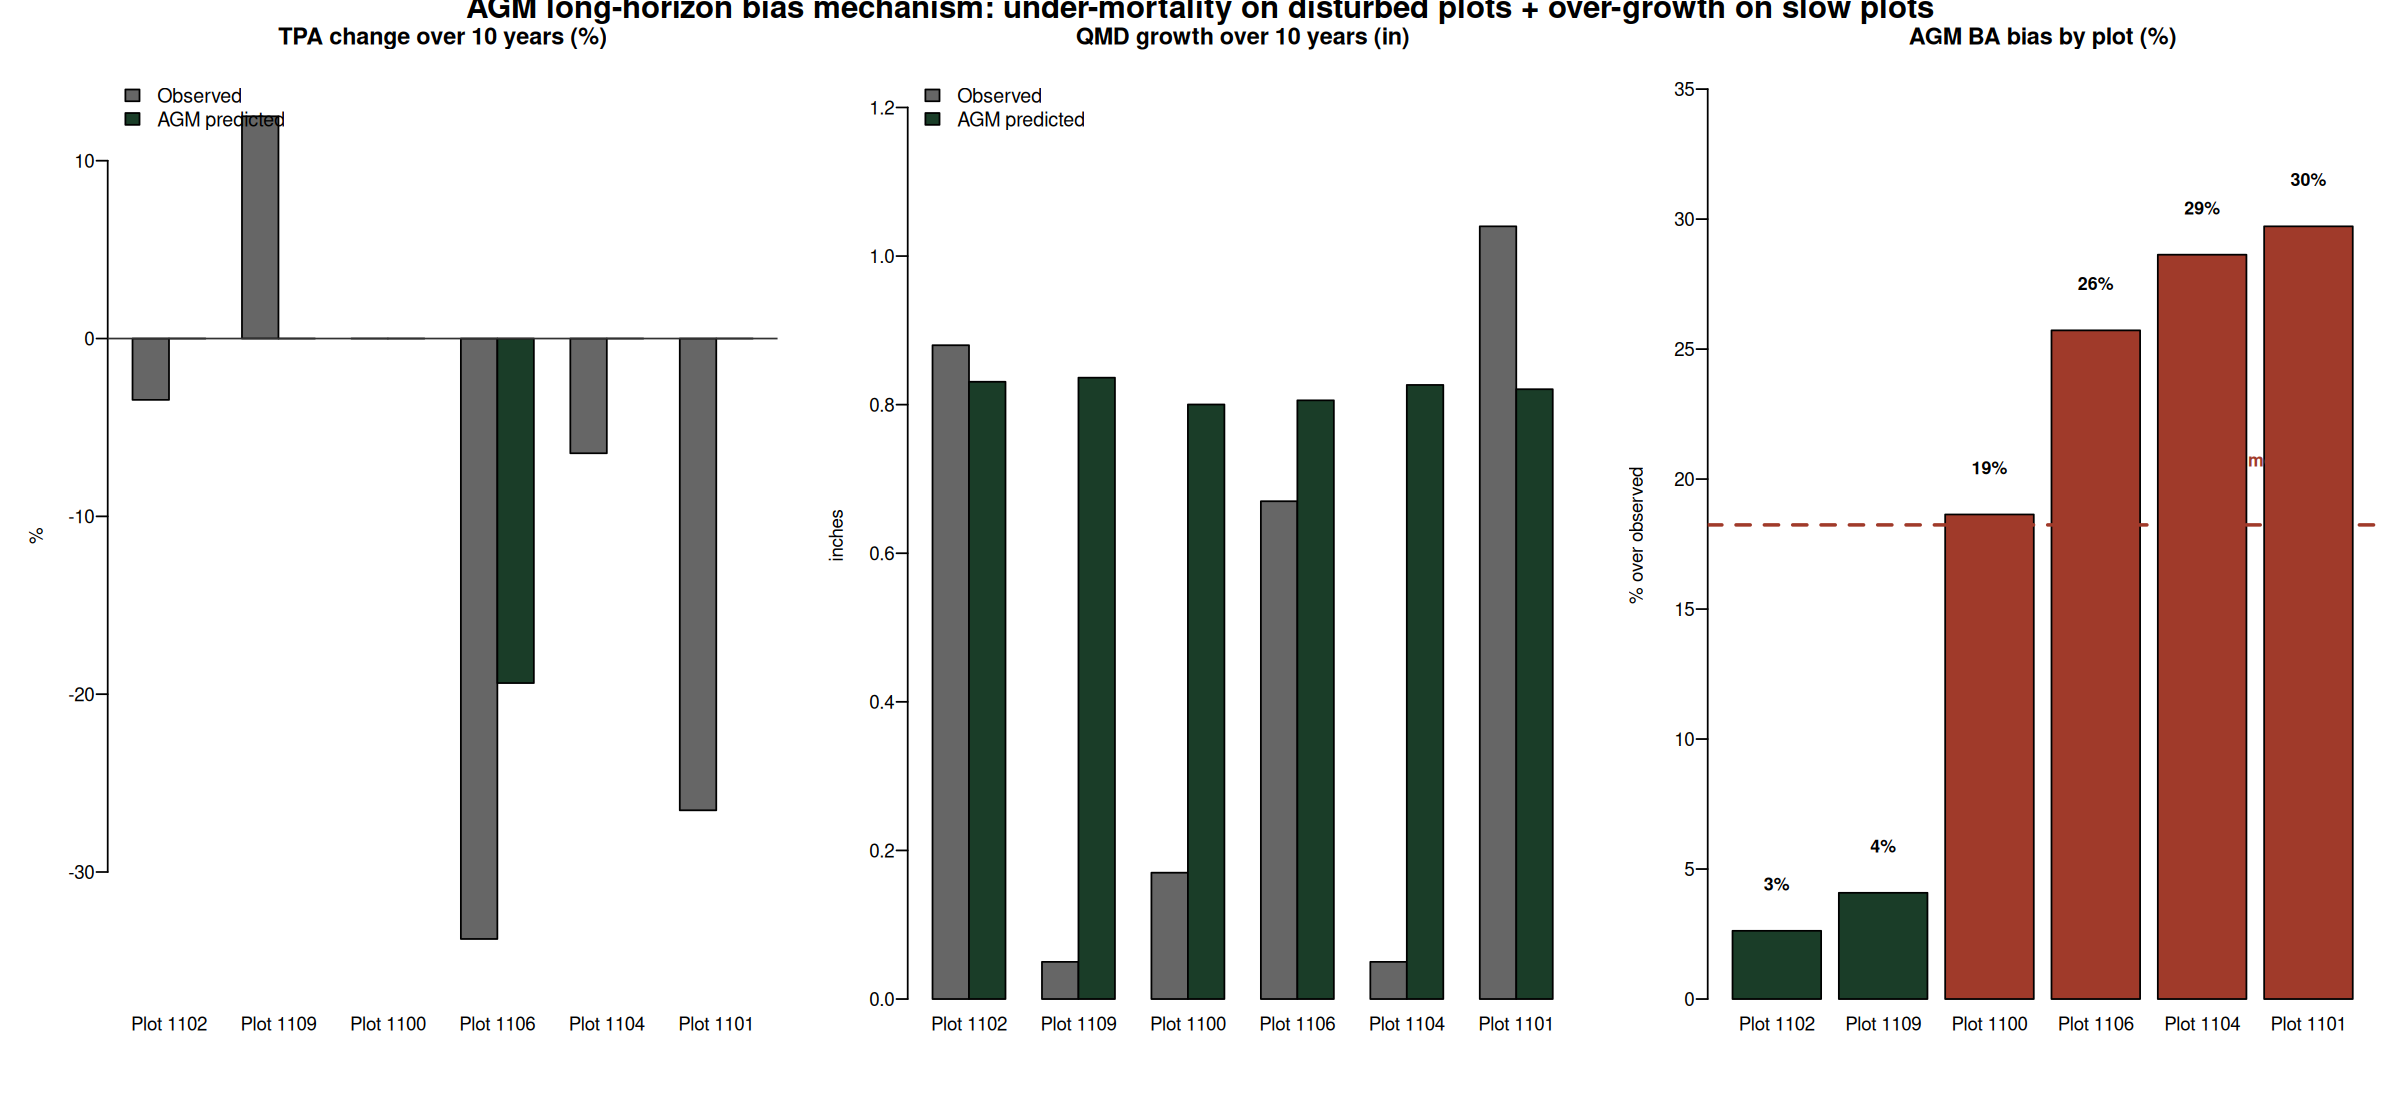

Write the R code that produced this figure.
#!/usr/bin/env Rscript
# silc_cfi_long_mechanism.R
# =====================================================================
# Mechanism figure: decomposes AGM's +18.5% long-horizon BA bias into
# (1) under-mortality and (2) over-growth on diameter. Per-plot bars
# show observed vs AGM TPA loss and QMD growth side by side.
# =====================================================================
od <- "/sessions/friendly-compassionate-rubin/mnt/repos--fvs-modern/calibration/output/comparisons_overstory/silc_cfi"

ps <- read.csv(file.path(od, "silc_cfi_longhorizon_pairs.csv"))
ag <- read.csv(file.path(od, "silc_cfi_long_agy_results.csv"))
m  <- merge(ps, ag[, c("PLOT","BA_PRED_ft2ac","TPA_PRED","QMD_PRED_in")], by = "PLOT")
m$obs_TPA_chg_pct <- 100 * (m$TPA_CURR / m$TPA_PREV - 1)
m$agm_TPA_chg_pct <- 100 * (m$TPA_PRED / m$TPA_PREV - 1)
m$obs_QMD_chg     <- m$QMD_CURR - m$QMD_PREV
m$agm_QMD_chg     <- m$QMD_PRED_in - m$QMD_PREV
m$BA_bias_pct     <- 100 * (m$BA_PRED_ft2ac / m$BA_CURR_FT2AC - 1)
m$estbl           <- (m$BA_CURR_FT2AC / m$BA_PREV_FT2AC) > 2.0

core <- m[!m$estbl, ]
core <- core[order(core$BA_bias_pct), ]
core$lab <- sprintf("Plot %d", core$PLOT)

CRSF_GREEN <- "#1A3D28"; OBS_GREY <- "#666666"
png(file.path(od, "silc_cfi_long_mechanism.png"),
    width = 2400, height = 1100, res = 170)
par(mfrow = c(1, 3), mar = c(4.5, 4.8, 3.2, 1.0), mgp = c(2.7, 0.6, 0))

# --- Panel 1: TPA change ---
ymat <- t(as.matrix(core[, c("obs_TPA_chg_pct", "agm_TPA_chg_pct")]))
barplot(ymat, beside = TRUE, names.arg = core$lab,
        col = c(OBS_GREY, CRSF_GREEN), las = 1,
        main = "TPA change over 10 years (%)",
        ylim = c(min(ymat, 0) * 1.1, max(ymat, 10) * 1.2),
        cex.main = 1.25, font.main = 2, ylab = "%")
abline(h = 0, lty = 1, col = "#333")
legend("topleft", legend = c("Observed", "AGM predicted"),
       fill = c(OBS_GREY, CRSF_GREEN), bty = "n", cex = 1.05)

# --- Panel 2: QMD growth ---
qmat <- t(as.matrix(core[, c("obs_QMD_chg", "agm_QMD_chg")]))
barplot(qmat, beside = TRUE, names.arg = core$lab,
        col = c(OBS_GREY, CRSF_GREEN), las = 1,
        main = "QMD growth over 10 years (in)",
        ylim = c(0, max(qmat) * 1.2),
        cex.main = 1.25, font.main = 2, ylab = "inches")
legend("topleft", legend = c("Observed", "AGM predicted"),
       fill = c(OBS_GREY, CRSF_GREEN), bty = "n", cex = 1.05)

# --- Panel 3: per-plot BA bias ---
bp <- barplot(core$BA_bias_pct, names.arg = core$lab, las = 1,
              col = ifelse(core$BA_bias_pct > 15, "#A03A2A", CRSF_GREEN),
              main = "AGM BA bias by plot (%)",
              ylab = "% over observed", cex.main = 1.25, font.main = 2,
              ylim = c(0, max(core$BA_bias_pct) * 1.2))
abline(h = mean(core$BA_bias_pct), lty = 2, col = "#A03A2A", lwd = 2)
text(bp, core$BA_bias_pct + 1.8,
     sprintf("%.0f%%", core$BA_bias_pct), cex = 0.95, font = 2)
text(par("usr")[2] * 0.96, mean(core$BA_bias_pct) + 2.5,
     sprintf("mean %.1f%%", mean(core$BA_bias_pct)),
     col = "#A03A2A", font = 2, cex = 0.95, adj = 1)

mtext("AGM long-horizon bias mechanism: under-mortality on disturbed plots + over-growth on slow plots",
      side = 3, line = -1.0, outer = TRUE, font = 2, cex = 1.1)
dev.off()
cat("wrote silc_cfi_long_mechanism.png\n")

# Companion CSV with per-plot decomposition
out <- core[, c("PLOT","PERIOD_YR","BA_PREV_FT2AC","BA_CURR_FT2AC",
                "BA_PRED_ft2ac","BA_bias_pct",
                "TPA_PREV","TPA_CURR","TPA_PRED",
                "obs_TPA_chg_pct","agm_TPA_chg_pct",
                "QMD_PREV","QMD_CURR","QMD_PRED_in",
                "obs_QMD_chg","agm_QMD_chg")]
write.csv(out, file.path(od, "silc_cfi_long_mechanism.csv"),
          row.names = FALSE)
cat("wrote silc_cfi_long_mechanism.csv\n")
